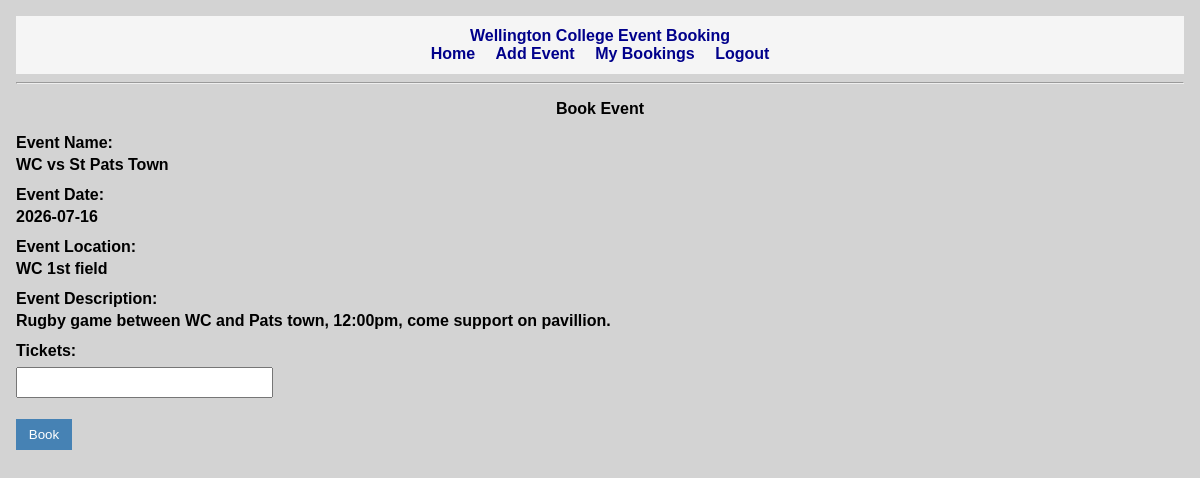
The page /book_event/3 (signed in) on the database its author committed.
### tables this page shows
CREATE TABLE "events"
(
    event_id          INTEGER
        primary key autoincrement,
    event_name        TEXT    not null,
    event_date        TEXT    not null,
    event_location    TEXT    not null,
    event_description TEXT    not null,
    fk_user_id        INTEGER not null
);

### app.py (the view, shortened to what this page needs)
@app.route('/book_event/<event_id>', methods=['GET', 'POST'])
def book_event(event_id):
    if "user_id" not in session:
        return redirect("/login?error=log+in+first")
    con = connect_db()
    cur = con.cursor()
    query = "SELECT * FROM events WHERE event_id = ?"
    cur.execute(query, (event_id,))
    chosen_event = cur.fetchone()
    con.close()
    error = request.args.get("error")
    return render_template("book_event.html", chosen_event=chosen_event, error=error)

### app.py (called while the page is built)
def connect_db():
    con = sqlite3.connect("identifier.sqlite")
    con.row_factory = sqlite3.Row
    return con

### templates/book_event.html (shortened to what this page needs)
{% extends "base.html" %}
{% block content %}
<h2>Book Event</h2>
<form class="myform" method="POST">
    <div class="form-group">
        <div class="form-label">Event Name:</div>
        <div class="form-element">
            <b>{{ chosen_event["event_name"] }}</b>
        </div>
    </div>
    <div class="form-group">
        <div class="form-label">Event Date:</div>
        <div class="form-element">
            <b>{{ chosen_event["event_date"] }}</b>
        </div>
    </div>
    <div class="form-group">
        <div class="form-label">Event Location:</div>
        <div class="form-element">
            <b>{{ chosen_event["event_location"] }}</b>
        </div>
    </div>
    <div class="form-group">
        <div class="form-label">Event Description:</div>
        <div class="form-element">
            <b>{{ chosen_event["event_description"] }}</b>
        </div>
    </div>
    <div class="form-group">
        <div class="form-label">Tickets:</div>
        <div class="form-element">
            <input type="number" name="tickets" min="1" max="10"required>
        </div>
    </div>
    <button type="submit">Book</button>
</form>
{% endblock %}

### templates/base.html (style rules this page uses)
body { font-family: Verdana, Arial, sans-serif; background-color: lightgray; margin: 0; padding: 1rem; }
h2 { text-align: center; font-size: 1rem; margin: 1rem; }
.form-group { margin-bottom: 0.8rem; }
.form-label { font-weight: bold; margin-bottom: 0.2rem; }
input, textarea, select { width: 15rem; padding: 0.4rem; margin-top: 0.2rem; }
button { padding: 0.5rem 0.8rem; background-color: steelblue; color: white; border: none; margin-top: 0.5rem; }

### rows shown on the page
events: event_name "WC vs St Pats Town", event_date "2026-07-16", event_location "WC 1st field", event_description "Rugby game between WC and Pats town, 12:00pm, come support on pavillion."
